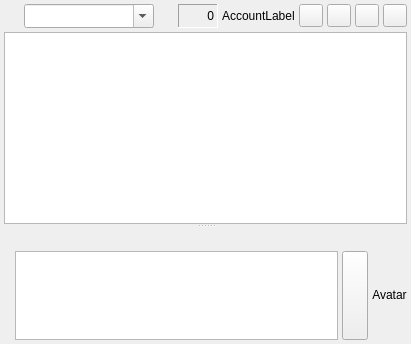
<?xml version="1.0" encoding="UTF-8"?>
<ui version="4.0">
 <class>ChatDlg</class>
 <widget class="QWidget" name="ChatDlg">
  <property name="geometry">
   <rect>
    <x>0</x>
    <y>0</y>
    <width>400</width>
    <height>344</height>
   </rect>
  </property>
  <property name="windowTitle">
   <string>Form</string>
  </property>
  <layout class="QVBoxLayout">
   <property name="margin">
    <number>4</number>
   </property>
   <item>
    <widget class="ChatSplitter" name="splitter">
     <property name="orientation">
      <enum>Qt::Vertical</enum>
     </property>
     <widget class="QFrame" name="topFrame">
      <property name="sizePolicy">
       <sizepolicy hsizetype="Preferred" vsizetype="MinimumExpanding">
        <horstretch>0</horstretch>
        <verstretch>0</verstretch>
       </sizepolicy>
      </property>
      <property name="frameShape">
       <enum>QFrame::NoFrame</enum>
      </property>
      <property name="frameShadow">
       <enum>QFrame::Plain</enum>
      </property>
      <layout class="QVBoxLayout">
       <property name="spacing">
        <number>4</number>
       </property>
       <property name="margin">
        <number>0</number>
       </property>
       <item>
        <layout class="QHBoxLayout">
         <property name="spacing">
          <number>4</number>
         </property>
         <item>
          <widget class="IconLabel" name="lb_status">
           <property name="minimumSize">
            <size>
             <width>16</width>
             <height>16</height>
            </size>
           </property>
           <property name="maximumSize">
            <size>
             <width>16</width>
             <height>16</height>
            </size>
           </property>
          </widget>
         </item>
         <item>
          <widget class="QComboBox" name="le_jid">
           <property name="sizePolicy">
            <sizepolicy hsizetype="Preferred" vsizetype="Fixed">
             <horstretch>1</horstretch>
             <verstretch>0</verstretch>
            </sizepolicy>
           </property>
           <property name="editable">
            <bool>true</bool>
           </property>
           <property name="sizeAdjustPolicy">
            <enum>QComboBox::AdjustToMinimumContentsLengthWithIcon</enum>
           </property>
           <property name="minimumContentsLength">
            <number>10</number>
           </property>
          </widget>
         </item>
         <item>
          <widget class="QLabel" name="lb_client">
           <property name="minimumSize">
            <size>
             <width>16</width>
             <height>16</height>
            </size>
           </property>
           <property name="maximumSize">
            <size>
             <width>16</width>
             <height>16</height>
            </size>
           </property>
           <property name="text">
            <string/>
           </property>
          </widget>
         </item>
         <item>
          <widget class="QLabel" name="lb_count">
           <property name="sizePolicy">
            <sizepolicy hsizetype="Fixed" vsizetype="Preferred">
             <horstretch>0</horstretch>
             <verstretch>0</verstretch>
            </sizepolicy>
           </property>
           <property name="minimumSize">
            <size>
             <width>40</width>
             <height>0</height>
            </size>
           </property>
           <property name="maximumSize">
            <size>
             <width>40</width>
             <height>16777215</height>
            </size>
           </property>
           <property name="toolTip">
            <string>Message length</string>
           </property>
           <property name="frameShape">
            <enum>QFrame::Panel</enum>
           </property>
           <property name="frameShadow">
            <enum>QFrame::Sunken</enum>
           </property>
           <property name="text">
            <string>0</string>
           </property>
           <property name="alignment">
            <set>Qt::AlignRight|Qt::AlignTrailing|Qt::AlignVCenter</set>
           </property>
          </widget>
         </item>
         <item>
          <widget class="AccountLabel" name="lb_ident">
           <property name="sizePolicy">
            <sizepolicy hsizetype="Minimum" vsizetype="Preferred">
             <horstretch>0</horstretch>
             <verstretch>0</verstretch>
            </sizepolicy>
           </property>
           <property name="text">
            <string>AccountLabel</string>
           </property>
          </widget>
         </item>
         <item>
          <widget class="QToolButton" name="tb_voice" >
           <property name="toolTip" >
            <string>Voice Call</string>
           </property>
           <property name="text" >
            <string/>
           </property>
           <property name="iconSize" >
            <size>
             <width>16</width>
             <height>16</height>
            </size>
           </property>
          </widget>
         </item>
         <item>
          <widget class="QToolButton" name="tb_pgp">
           <property name="toolTip">
            <string>Toggle encryption</string>
           </property>
           <property name="text">
            <string/>
           </property>
           <property name="iconSize">
            <size>
             <width>16</width>
             <height>16</height>
            </size>
           </property>
          </widget>
         </item>
         <item>
          <widget class="QToolButton" name="tb_emoticons">
           <property name="toolTip">
            <string>Select icon</string>
           </property>
           <property name="text">
            <string/>
           </property>
           <property name="iconSize">
            <size>
             <width>16</width>
             <height>16</height>
            </size>
           </property>
           <property name="popupMode">
            <enum>QToolButton::InstantPopup</enum>
           </property>
          </widget>
         </item>
         <item>
          <widget class="QToolButton" name="tb_actions">
           <property name="toolTip">
            <string>Actions</string>
           </property>
           <property name="text">
            <string/>
           </property>
           <property name="iconSize">
            <size>
             <width>16</width>
             <height>16</height>
            </size>
           </property>
           <property name="popupMode">
            <enum>QToolButton::InstantPopup</enum>
           </property>
           <property name="arrowType">
            <enum>Qt::NoArrow</enum>
           </property>
          </widget>
         </item>
        </layout>
       </item>
       <item>
        <widget class="ChatView" name="log">
         <property name="sizePolicy">
          <sizepolicy hsizetype="Expanding" vsizetype="MinimumExpanding">
           <horstretch>0</horstretch>
           <verstretch>0</verstretch>
          </sizepolicy>
         </property>
         <property name="focusPolicy">
          <enum>Qt::NoFocus</enum>
         </property>
         <property name="readOnly">
          <bool>true</bool>
         </property>
        </widget>
       </item>
      </layout>
     </widget>
     <widget class="QFrame" name="bottomFrame">
      <property name="sizePolicy">
       <sizepolicy hsizetype="Preferred" vsizetype="Maximum">
        <horstretch>0</horstretch>
        <verstretch>0</verstretch>
       </sizepolicy>
      </property>
      <property name="frameShape">
       <enum>QFrame::NoFrame</enum>
      </property>
      <property name="frameShadow">
       <enum>QFrame::Plain</enum>
      </property>
      <layout class="QVBoxLayout">
       <property name="margin">
        <number>0</number>
       </property>
       <item>
        <widget class="QToolBar" name="toolbar">
         <property name="sizePolicy">
          <sizepolicy hsizetype="Preferred" vsizetype="Maximum">
           <horstretch>0</horstretch>
           <verstretch>0</verstretch>
          </sizepolicy>
         </property>
         <property name="orientation">
          <enum>Qt::Horizontal</enum>
         </property>
        </widget>
       </item>
       <item>
        <layout class="QHBoxLayout">
         <property name="spacing">
          <number>4</number>
         </property>
         <item>
          <layout class="QHBoxLayout">
           <item>
            <widget class="QLabel" name="mini_prompt">
             <property name="font">
              <font>
               <weight>75</weight>
               <bold>true</bold>
              </font>
             </property>
            </widget>
           </item>
           <item>
            <widget class="ChatEditProxy" name="mle">
             <property name="sizePolicy">
              <sizepolicy hsizetype="Expanding" vsizetype="Preferred">
               <horstretch>0</horstretch>
               <verstretch>0</verstretch>
              </sizepolicy>
             </property>
            </widget>
           </item>
          </layout>
         </item>
         <item>
          <widget class="QPushButton" name="pb_send">
           <property name="sizePolicy">
            <sizepolicy vsizetype="Expanding" hsizetype="Minimum">
             <horstretch>0</horstretch>
             <verstretch>0</verstretch>
            </sizepolicy>
           </property>
           <property name="minimumSize">
            <size>
             <width>26</width>
             <height>0</height>
            </size>
           </property>
           <property name="maximumSize" >
            <size>
             <width>26</width>
             <height>16777215</height>
            </size>
           </property>
           <property name="toolTip">
            <string>Send</string>
           </property>
           <property name="contextMenuPolicy" >
            <enum>Qt::CustomContextMenu</enum>
           </property>
          </widget>
         </item>
         <item>
          <widget class="QLabel" name="avatar">
           <property name="sizePolicy">
            <sizepolicy hsizetype="Preferred" vsizetype="Maximum">
             <horstretch>0</horstretch>
             <verstretch>0</verstretch>
            </sizepolicy>
           </property>
           <property name="text">
            <string>Avatar</string>
           </property>
           <property name="alignment">
            <set>Qt::AlignCenter</set>
           </property>
          </widget>
         </item>
        </layout>
       </item>
      </layout>
     </widget>
    </widget>
   </item>
  </layout>
 </widget>
 <customwidgets>
  <customwidget>
   <class>ChatView</class>
   <extends>QFrame</extends>
   <header>chatview.h</header>
  </customwidget>
  <customwidget>
   <class>ChatSplitter</class>
   <extends>QSplitter</extends>
   <header>chatsplitter.h</header>
   <container>1</container>
  </customwidget>
  <customwidget>
   <class>ChatEditProxy</class>
   <extends>QTextEdit</extends>
   <header>chateditproxy.h</header>
  </customwidget>
  <customwidget>
   <class>AccountLabel</class>
   <extends>QLabel</extends>
   <header>accountlabel.h</header>
  </customwidget>
  <customwidget>
   <class>IconLabel</class>
   <extends>QLabel</extends>
   <header>iconlabel.h</header>
  </customwidget>
  <customwidget>
   <class>ChatView</class>
   <extends>QTextEdit</extends>
   <header>msgmle.h</header>
  </customwidget>
 </customwidgets>
 <tabstops>
  <tabstop>le_jid</tabstop>
  <tabstop>tb_voice</tabstop>
  <tabstop>tb_pgp</tabstop>
  <tabstop>tb_emoticons</tabstop>
  <tabstop>tb_actions</tabstop>
  <tabstop>mle</tabstop>
  <tabstop>pb_send</tabstop>
 </tabstops>
 <resources/>
 <connections/>
</ui>
